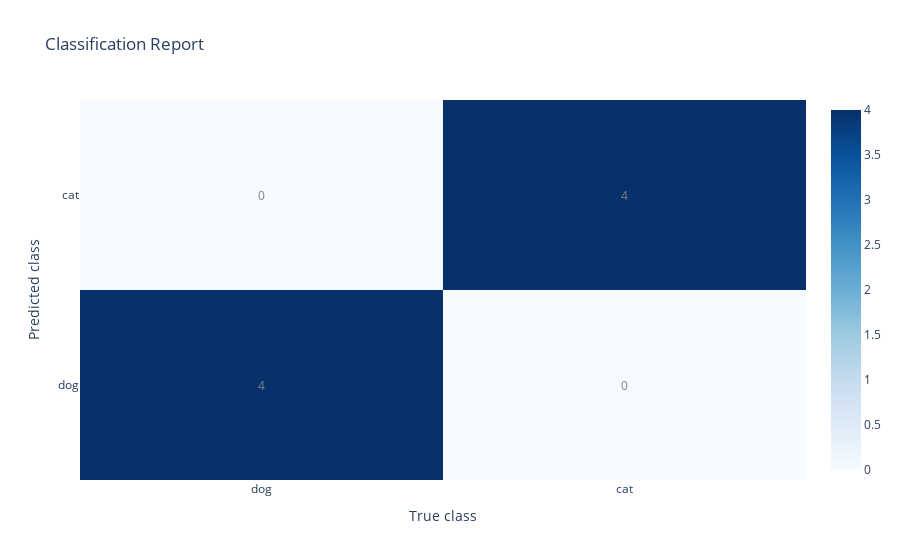

Notebook code for this chart:
### Markdown cell above
Let's take a look at how well our model classified dogs and cats

### Code cell
print_results(
    true_class=labels_url, 
    pred_class = mult_pred_url['predicted concept'], 
    class_labels=['dog', 'cat'], 
    title="Classification Report"
)

### Figure 1 — Plotly figure (JSON) as saved in the notebook; plotly's stock layout.template omitted (floating-point values rounded to 4 significant figures)
{"data": [{"colorscale": [[0, "rgb(247,251,255)"], [0.125, "rgb(222,235,247)"], [0.25, "rgb(198,219,239)"], [0.375, "rgb(158,202,225)"], [0.5, "rgb(107,174,214)"], [0.625, "rgb(66,146,198)"], [0.75, "rgb(33,113,181)"], [0.875, "rgb(8,81,156)"], [1, "rgb(8,48,107)"]], "type": "heatmap", "x": ["dog", "cat"], "y": ["dog", "cat"], "z": [[4, 0], [0, 4]]}], "layout": {"annotations": [{"font": {"color": "grey"}, "showarrow": false, "text": "4", "x": "dog", "xref": "x", "y": "dog", "yref": "y"}, {"font": {"color": "grey"}, "showarrow": false, "text": "0", "x": "dog", "xref": "x", "y": "cat", "yref": "y"}, {"font": {"color": "grey"}, "showarrow": false, "text": "0", "x": "cat", "xref": "x", "y": "dog", "yref": "y"}, {"font": {"color": "grey"}, "showarrow": false, "text": "4", "x": "cat", "xref": "x", "y": "cat", "yref": "y"}], "autosize": true, "title": {"text": "Classification Report"}, "xaxis": {"autorange": true, "range": [-0.5, 1.5], "title": {"text": "True class"}, "type": "category"}, "yaxis": {"autorange": true, "range": [-0.5, 1.5], "title": {"text": "Predicted class"}, "type": "category"}}}
